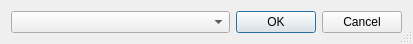
<?xml version="1.0" encoding="UTF-8"?>
<ui version="4.0">
 <class>movetogroup</class>
 <widget class="QDialog" name="movetogroup">
  <property name="geometry">
   <rect>
    <x>0</x>
    <y>0</y>
    <width>413</width>
    <height>43</height>
   </rect>
  </property>
  <property name="sizePolicy">
   <sizepolicy hsizetype="Preferred" vsizetype="Fixed">
    <horstretch>0</horstretch>
    <verstretch>0</verstretch>
   </sizepolicy>
  </property>
  <property name="windowTitle">
   <string>Move to group</string>
  </property>
  <property name="sizeGripEnabled">
   <bool>true</bool>
  </property>
  <property name="modal">
   <bool>true</bool>
  </property>
  <layout class="QHBoxLayout" name="horizontalLayout">
   <item>
    <widget class="QComboBox" name="comboBox">
     <property name="sizePolicy">
      <sizepolicy hsizetype="MinimumExpanding" vsizetype="Fixed">
       <horstretch>0</horstretch>
       <verstretch>0</verstretch>
      </sizepolicy>
     </property>
    </widget>
   </item>
   <item>
    <widget class="QDialogButtonBox" name="buttonBox">
     <property name="sizePolicy">
      <sizepolicy hsizetype="Fixed" vsizetype="Fixed">
       <horstretch>0</horstretch>
       <verstretch>0</verstretch>
      </sizepolicy>
     </property>
     <property name="orientation">
      <enum>Qt::Horizontal</enum>
     </property>
     <property name="standardButtons">
      <set>QDialogButtonBox::Cancel|QDialogButtonBox::Ok</set>
     </property>
    </widget>
   </item>
  </layout>
 </widget>
 <resources/>
 <connections>
  <connection>
   <sender>buttonBox</sender>
   <signal>accepted()</signal>
   <receiver>movetogroup</receiver>
   <slot>accept()</slot>
   <hints>
    <hint type="sourcelabel">
     <x>248</x>
     <y>254</y>
    </hint>
    <hint type="destinationlabel">
     <x>157</x>
     <y>274</y>
    </hint>
   </hints>
  </connection>
  <connection>
   <sender>buttonBox</sender>
   <signal>rejected()</signal>
   <receiver>movetogroup</receiver>
   <slot>reject()</slot>
   <hints>
    <hint type="sourcelabel">
     <x>316</x>
     <y>260</y>
    </hint>
    <hint type="destinationlabel">
     <x>286</x>
     <y>274</y>
    </hint>
   </hints>
  </connection>
 </connections>
</ui>
